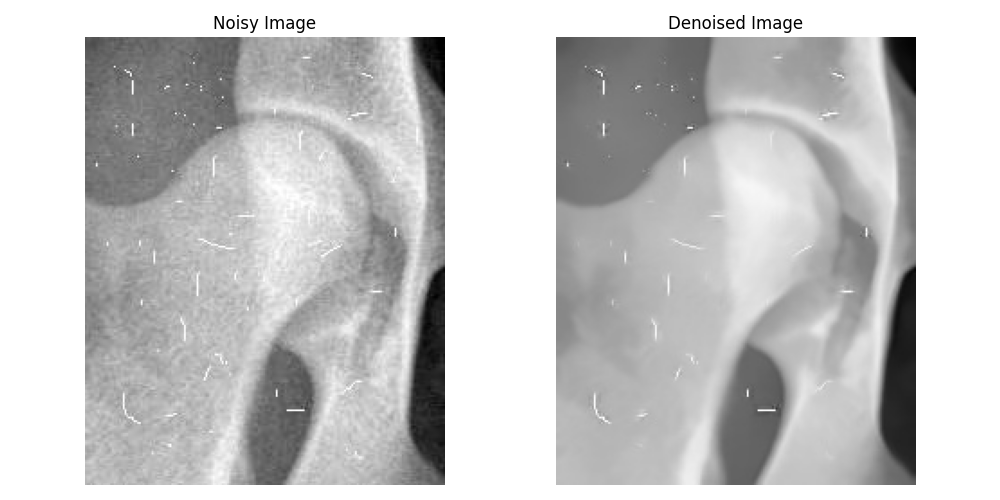

Source code (Python):
import cv2
import matplotlib.pyplot as plt

def non_local_means_denoising(image_path, output_path, h=10, hColor=10, templateWindowSize=7, searchWindowSize=21):
    noisy_image = cv2.imread(image_path)
    
    if noisy_image is None:
        print("Error: Could not load the image.")
        return
    
    gray_image = cv2.cvtColor(noisy_image, cv2.COLOR_BGR2GRAY)
    
    denoised_image = cv2.fastNlMeansDenoising(gray_image, None, h, templateWindowSize, searchWindowSize)
    
    cv2.imwrite(output_path, denoised_image)

input_image_path = 'C:\\Users\\estir\\Downloads\\Example-.png'
output_image_path = 'denoised_image.jpg'

h = 10
hColor = 10
templateWindowSize = 7
searchWindowSize = 21

non_local_means_denoising(input_image_path, output_image_path, h, hColor, templateWindowSize, searchWindowSize)

# Display the noisy and denoised images
noisy_image = cv2.imread(input_image_path)
denoised_image = cv2.imread(output_image_path)

plt.figure(figsize=(10, 5))

plt.subplot(1, 2, 1)
plt.imshow(cv2.cvtColor(noisy_image, cv2.COLOR_BGR2RGB))
plt.title('Noisy Image')
plt.axis('off')

plt.subplot(1, 2, 2)
plt.imshow(cv2.cvtColor(denoised_image, cv2.COLOR_BGR2RGB))
plt.title('Denoised Image')
plt.axis('off')

plt.tight_layout()
plt.show()
